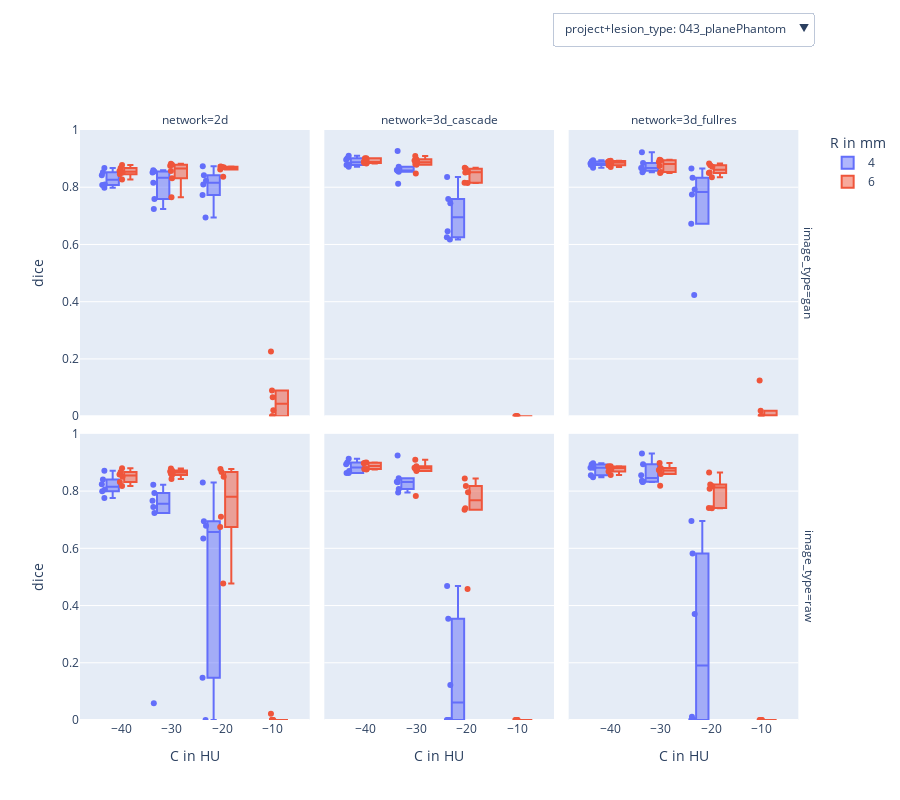

Notebook source saved alongside this figure:
### Code cell
import plotly.express as px
from plot_results import create_filter_button

df_lesions_plot = df_lesions.sort_values(by=['lesion_type', 'image_type', 'network', 'R in mm', 'C in HU'])
df_lesions_plot['project+lesion_type'] = df_lesions_plot['project'] + '_' + df_lesions_plot['lesion_type']
fig = px.box(df_lesions_plot[df_lesions_plot["project+lesion_type"] == "043_planePhantom" ], 
             x="C in HU", y="dice", color="R in mm", facet_col="network", facet_row="image_type",
             points="all", template="simple_white" )
# create buttons
filter_button_colnames = ["project+lesion_type"]        
buttons = []
for filter_button in filter_button_colnames:
    for item in df_lesions_plot[filter_button].unique():
        button_temp = create_filter_button(df_lesions_plot, "C in HU", "dice", None, filter_button, item, "R in mm", "network", "image_type")
        buttons.append(button_temp)


fig.update_layout(
    updatemenus=[
        dict(
            direction="down",
            x=1,
            y=1.2,
            showactive=True,
            buttons=buttons,
            ),
        ],
    height=800,
    )
fig.update_yaxes(range=[0, 1])
fig.show()
fig.update_layout(
    height=None,
    )
fig.write_html(os.path.join(ploting_dir, "lesions_dice_templates.html"))

### Figure 1 — Plotly figure (JSON) as saved in the notebook; plotly's stock layout.template omitted (floating-point values rounded to 4 significant figures; data arrays with more than 128 entries replaced by an {"elided": "..."} marker saying what was removed)
{"data": [{"alignmentgroup": "True", "boxpoints": "all", "hovertemplate": "R in mm=4<br>image_type=gan<br>network=2d<br>C in HU=%{x}<br>dice=%{y}<extra></extra>", "legendgroup": "4", "marker": {"color": "#636efa"}, "name": "4", "notched": false, "offsetgroup": "4", "orientation": "v", "showlegend": true, "type": "box", "x": [-40, -40, -40, -40, -40, -40, -30, -30, -30, -30, -30, -30, -20, -20, -20, -20, -20, -20], "x0": " ", "xaxis": "x4", "y": [0.7982, 0.8075, 0.8528, 0.8093, 0.8423, 0.8673, 0.7244, 0.8593, 0.8154, 0.8546, 0.7585, 0.8516, 0.6946, 0.7728, 0.8734, 0.8223, 0.8093, 0.8419], "y0": " ", "yaxis": "y4"}, {"alignmentgroup": "True", "boxpoints": "all", "hovertemplate": "R in mm=4<br>image_type=gan<br>network=3d_cascade<br>C in HU=%{x}<br>dice=%{y}<extra></extra>", "legendgroup": "4", "marker": {"color": "#636efa"}, "name": "4", "notched": false, "offsetgroup": "4", "orientation": "v", "showlegend": false, "type": "box", "x": [-40, -40, -40, -40, -40, -40, -30, -30, -30, -30, -30, -30, -20, -20, -20, -20, -20, -20], "x0": " ", "xaxis": "x5", "y": [0.8956, 0.8779, 0.9014, 0.9101, 0.8717, 0.8794, 0.8537, 0.8712, 0.8125, 0.8575, 0.9263, 0.86, 0.6249, 0.7436, 0.6174, 0.7589, 0.8359, 0.6458], "y0": " ", "yaxis": "y5"}, {"alignmentgroup": "True", "boxpoints": "all", "hovertemplate": "R in mm=4<br>image_type=gan<br>network=3d_fullres<br>C in HU=%{x}<br>dice=%{y}<extra></extra>", "legendgroup": "4", "marker": {"color": "#636efa"}, "name": "4", "notched": false, "offsetgroup": "4", "orientation": "v", "showlegend": false, "type": "box", "x": [-40, -40, -40, -40, -40, -40, -30, -30, -30, -30, -30, -30, -20, -20, -20, -20, -20, -20], "x0": " ", "xaxis": "x6", "y": [0.8803, 0.8832, 0.8947, 0.8896, 0.8683, 0.878, 0.8522, 0.8843, 0.8676, 0.8575, 0.9224, 0.8671, 0.833, 0.7744, 0.4238, 0.7925, 0.8652, 0.6721], "y0": " ", "yaxis": "y6"}, {"alignmentgroup": "True", "boxpoints": "all", "hovertemplate": "R in mm=4<br>image_type=raw<br>network=2d<br>C in HU=%{x}<br>dice=%{y}<extra></extra>", "legendgroup": "4", "marker": {"color": "#636efa"}, "name": "4", "notched": false, "offsetgroup": "4", "orientation": "v", "showlegend": false, "type": "box", "x": [-40, -40, -40, -40, -40, -40, -30, -30, -30, -30, -30, -30, -20, -20, -20, -20, -20, -20], "x0": " ", "xaxis": "x", "y": [0.7994, 0.8059, 0.8406, 0.7759, 0.8239, 0.8709, 0.7238, 0.05895, 0.8219, 0.7665, 0.7447, 0.7929, 0.1479, 0, 0.6942, 0.8304, 0.679, 0.6346], "y0": " ", "yaxis": "y"}, {"alignmentgroup": "True", "boxpoints": "all", "hovertemplate": "R in mm=4<br>image_type=raw<br>network=3d_cascade<br>C in HU=%{x}<br>dice=%{y}<extra></extra>", "legendgroup": "4", "marker": {"color": "#636efa"}, "name": "4", "notched": false, "offsetgroup": "4", "orientation": "v", "showlegend": false, "type": "box", "x": [-40, -40, -40, -40, -40, -40, -30, -30, -30, -30, -30, -30, -20, -20, -20, -20, -20, -20], "x0": " ", "xaxis": "x2", "y": [0.894, 0.8634, 0.8995, 0.9127, 0.8702, 0.8632, 0.8072, 0.8446, 0.7954, 0.8312, 0.9239, 0.8324, 0, 0.1225, 0.3537, 0.4686, 0, 0], "y0": " ", "yaxis": "y2"}, {"alignmentgroup": "True", "boxpoints": "all", "hovertemplate": "R in mm=4<br>image_type=raw<br>network=3d_fullres<br>C in HU=%{x}<br>dice=%{y}<extra></extra>", "legendgroup": "4", "marker": {"color": "#636efa"}, "name": "4", "notched": false, "offsetgroup": "4", "orientation": "v", "showlegend": false, "type": "box", "x": [-40, -40, -40, -40, -40, -40, -30, -30, -30, -30, -30, -30, -20, -20, -20, -20, -20, -20], "x0": " ", "xaxis": "x3", "y": [0.8818, 0.8816, 0.8927, 0.8975, 0.8554, 0.8482, 0.8317, 0.894, 0.8552, 0.8359, 0.9315, 0.8323, 0.6955, 0.3703, 0.01119, 0.5821, 0, 0], "y0": " ", "yaxis": "y3"}, {"alignmentgroup": "True", "boxpoints": "all", "hovertemplate": "R in mm=6<br>image_type=gan<br>network=2d<br>C in HU=%{x}<br>dice=%{y}<extra></extra>", "legendgroup": "6", "marker": {"color": "#EF553B"}, "name": "6", "notched": false, "offsetgroup": "6", "orientation": "v", "showlegend": true, "type": "box", "x": [-40, -40, -40, -40, -40, -40, -30, -30, -30, -30, -30, -30, -20, -20, -20, -20, -20, -20, -10, -10, -10, -10, -10, -10], "x0": " ", "xaxis": "x4", "y": [0.8451, 0.8779, 0.8564, 0.8668, 0.8511, 0.8268, 0.7651, 0.8567, 0.8746, 0.8786, 0.8819, 0.8311, 0.8366, 0.8718, 0.8695, 0.8729, 0.8688, 0.8619, 0.2256, 0, 0.06631, 0.02088, 0, 0.09005], "y0": " ", "yaxis": "y4"}, {"alignmentgroup": "True", "boxpoints": "all", "hovertemplate": "R in mm=6<br>image_type=gan<br>network=3d_cascade<br>C in HU=%{x}<br>dice=%{y}<extra></extra>", "legendgroup": "6", "marker": {"color": "#EF553B"}, "name": "6", "notched": false, "offsetgroup": "6", "orientation": "v", "showlegend": false, "type": "box", "x": [-40, -40, -40, -40, -40, -40, -30, -30, -30, -30, -30, -30, -20, -20, -20, -20, -20, -20, -10, -10, -10, -10, -10, -10], "x0": " ", "xaxis": "x5", "y": [0.8843, 0.9016, 0.8894, 0.9015, 0.883, 0.8856, 0.8785, 0.9096, 0.8813, 0.8978, 0.8932, 0.8481, 0.8529, 0.8156, 0.8646, 0.8144, 0.8683, 0.8514, 0, 0, 0, 0, 0, 0], "y0": " ", "yaxis": "y5"}, {"alignmentgroup": "True", "boxpoints": "all", "hovertemplate": "R in mm=6<br>image_type=gan<br>network=3d_fullres<br>C in HU=%{x}<br>dice=%{y}<extra></extra>", "legendgroup": "6", "marker": {"color": "#EF553B"}, "name": "6", "notched": false, "offsetgroup": "6", "orientation": "v", "showlegend": false, "type": "box", "x": [-40, -40, -40, -40, -40, -40, -30, -30, -30, -30, -30, -30, -20, -20, -20, -20, -20, -20, -10, -10, -10, -10, -10, -10], "x0": " ", "xaxis": "x6", "y": [0.8846, 0.892, 0.8886, 0.8923, 0.8765, 0.871, 0.8533, 0.8962, 0.8744, 0.8884, 0.8947, 0.8498, 0.8769, 0.8352, 0.8714, 0.8515, 0.8827, 0.8497, 0.1243, 0, 0, 0, 0, 0.01894], "y0": " ", "yaxis": "y6"}, {"alignmentgroup": "True", "boxpoints": "all", "hovertemplate": "R in mm=6<br>image_type=raw<br>network=2d<br>C in HU=%{x}<br>dice=%{y}<extra></extra>", "legendgroup": "6", "marker": {"color": "#EF553B"}, "name": "6", "notched": false, "offsetgroup": "6", "orientation": "v", "showlegend": false, "type": "box", "x": [-40, -40, -40, -40, -40, -40, -30, -30, -30, -30, -30, -30, -20, -20, -20, -20, -20, -20, -10, -10, -10, -10, -10, -10], "x0": " ", "xaxis": "x", "y": [0.8583, 0.8796, 0.8314, 0.8669, 0.8499, 0.8181, 0.8605, 0.8558, 0.8686, 0.8786, 0.8719, 0.842, 0.4766, 0.71, 0.8667, 0.6747, 0.8769, 0.85, 0, 0, 0, 0, 0, 0.02153], "y0": " ", "yaxis": "y"}, {"alignmentgroup": "True", "boxpoints": "all", "hovertemplate": "R in mm=6<br>image_type=raw<br>network=3d_cascade<br>C in HU=%{x}<br>dice=%{y}<extra></extra>", "legendgroup": "6", "marker": {"color": "#EF553B"}, "name": "6", "notched": false, "offsetgroup": "6", "orientation": "v", "showlegend": false, "type": "box", "x": [-40, -40, -40, -40, -40, -40, -30, -30, -30, -30, -30, -30, -20, -20, -20, -20, -20, -20, -10, -10, -10, -10, -10, -10], "x0": " ", "xaxis": "x2", "y": [0.8775, 0.8973, 0.8996, 0.8993, 0.8755, 0.8769, 0.8782, 0.9094, 0.8815, 0.8867, 0.87, 0.7824, 0.7346, 0.4581, 0.7957, 0.74, 0.818, 0.8444, 0, 0, 0, 0, 0, 0], "y0": " ", "yaxis": "y2"}, {"alignmentgroup": "True", "boxpoints": "all", "hovertemplate": "R in mm=6<br>image_type=raw<br>network=3d_fullres<br>C in HU=%{x}<br>dice=%{y}<extra></extra>", "legendgroup": "6", "marker": {"color": "#EF553B"}, "name": "6", "notched": false, "offsetgroup": "6", "orientation": "v", "showlegend": false, "type": "box", "x": [-40, -40, -40, -40, -40, -40, -30, -30, -30, -30, -30, -30, -20, -20, -20, -20, -20, -20, -10, -10, -10, -10, -10, -10], "x0": " ", "xaxis": "x3", "y": [0.8762, 0.8871, 0.8857, 0.8858, 0.8685, 0.8565, 0.8699, 0.8983, 0.86, 0.8733, 0.8803, 0.819, 0.8086, 0.7409, 0.817, 0.7404, 0.8649, 0.8226, 0, 0, 0, 0, 0, 0], "y0": " ", "yaxis": "y3"}], "layout": {"annotations": [{"font": {}, "showarrow": false, "text": "network=2d", "x": 0.1567, "xanchor": "center", "xref": "paper", "y": 1, "yanchor": "bottom", "yref": "paper"}, {"font": {}, "showarrow": false, "text": "network=3d_cascade", "x": 0.49, "xanchor": "center", "xref": "paper", "y": 1, "yanchor": "bottom", "yref": "paper"}, {"font": {}, "showarrow": false, "text": "network=3d_fullres", "x": 0.8233, "xanchor": "center", "xref": "paper", "y": 1, "yanchor": "bottom", "yref": "paper"}, {"font": {}, "showarrow": false, "text": "image_type=raw", "textangle": 90, "x": 0.98, "xanchor": "left", "xref": "paper", "y": 0.2425, "yanchor": "middle", "yref": "paper"}, {"font": {}, "showarrow": false, "text": "image_type=gan", "textangle": 90, "x": 0.98, "xanchor": "left", "xref": "paper", "y": 0.7575, "yanchor": "middle", "yref": "paper"}], "boxmode": "group", "height": 800, "legend": {"title": {"text": "R in mm"}, "tracegroupgap": 0}, "margin": {"t": 60}, "updatemenus": [{"buttons": [{"args": [{"error_y": [{"array": null}, {"array": null}, {"array": null}, {"array": null}, {"array": null}, {"array": null}, {"array": null}, {"array": null}, {"array": null}, {"array": null}, {"array": null}, {"array": null}], "x": {"elided": "12 rows, 252 int values in total"}, "y": {"elided": "12 rows, 252 float values in total"}}], "label": "project+lesion_type: 043_planePhantom", "method": "update"}, {"args": [{"error_y": [{"array": null}, {"array": null}, {"array": null}, {"array": null}, {"array": null}, {"array": null}, {"array": null}, {"array": null}, {"array": null}, {"array": null}, {"array": null}, {"array": null}], "x": {"elided": "12 rows, 252 int values in total"}, "y": {"elided": "12 rows, 252 float values in total"}}], "label": "project+lesion_type: 055_planePhantom", "method": "update"}, {"args": [{"error_y": [{"array": null}, {"array": null}, {"array": null}, {"array": null}, {"array": null}, {"array": null}, {"array": null}, {"array": null}, {"array": null}, {"array": null}, {"array": null}, {"array": null}], "x": {"elided": "12 rows, 252 int values in total"}, "y": {"elided": "12 rows, 252 float values in total"}}], "label": "project+lesion_type: 043_spheres", "method": "update"}, {"args": [{"error_y": [{"array": null}, {"array": null}, {"array": null}, {"array": null}, {"array": null}, {"array": null}, {"array": null}, {"array": null}, {"array": null}, {"array": null}, {"array": null}, {"array": null}], "x": {"elided": "12 rows, 252 int values in total"}, "y": {"elided": "12 rows, 252 float values in total"}}], "label": "project+lesion_type: 055_spheres", "method": "update"}], "direction": "down", "showactive": true, "x": 1, "y": 1.2}], "xaxis": {"anchor": "y", "domain": [0, 0.3133], "title": {"text": "C in HU"}}, "xaxis2": {"anchor": "y2", "domain": [0.3333, 0.6467], "matches": "x", "title": {"text": "C in HU"}}, "xaxis3": {"anchor": "y3", "domain": [0.6667, 0.98], "matches": "x", "title": {"text": "C in HU"}}, "xaxis4": {"anchor": "y4", "domain": [0, 0.3133], "matches": "x", "showticklabels": false}, "xaxis5": {"anchor": "y5", "domain": [0.3333, 0.6467], "matches": "x", "showticklabels": false}, "xaxis6": {"anchor": "y6", "domain": [0.6667, 0.98], "matches": "x", "showticklabels": false}, "yaxis": {"anchor": "x", "domain": [0, 0.485], "range": [0, 1], "title": {"text": "dice"}}, "yaxis2": {"anchor": "x2", "domain": [0, 0.485], "matches": "y", "range": [0, 1], "showticklabels": false}, "yaxis3": {"anchor": "x3", "domain": [0, 0.485], "matches": "y", "range": [0, 1], "showticklabels": false}, "yaxis4": {"anchor": "x4", "domain": [0.515, 1], "matches": "y", "range": [0, 1], "title": {"text": "dice"}}, "yaxis5": {"anchor": "x5", "domain": [0.515, 1], "matches": "y", "range": [0, 1], "showticklabels": false}, "yaxis6": {"anchor": "x6", "domain": [0.515, 1], "matches": "y", "range": [0, 1], "showticklabels": false}}}
